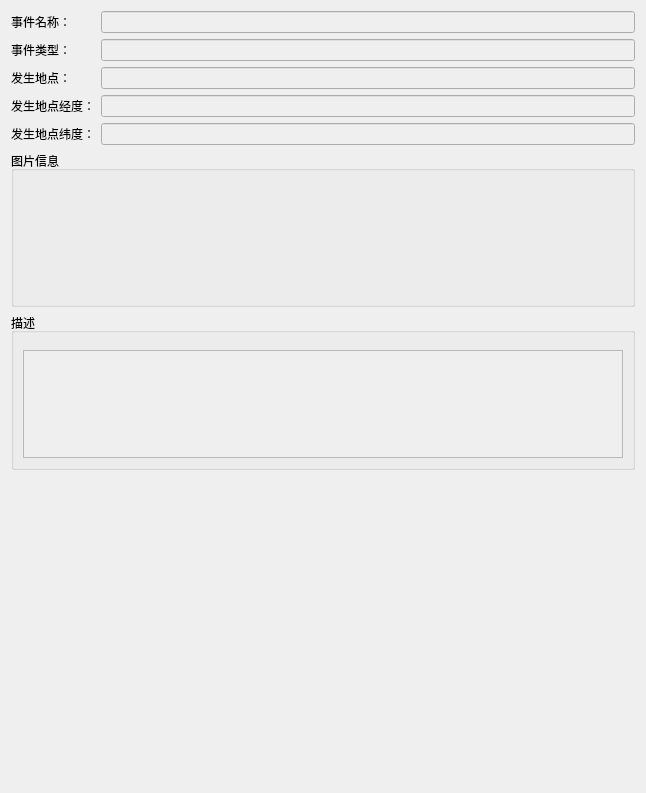
<?xml version="1.0" encoding="UTF-8"?>
<ui version="4.0">
 <class>SaltFieldEventAnalysisDetailWgt</class>
 <widget class="QWidget" name="SaltFieldEventAnalysisDetailWgt">
  <property name="geometry">
   <rect>
    <x>0</x>
    <y>0</y>
    <width>646</width>
    <height>793</height>
   </rect>
  </property>
  <property name="windowTitle">
   <string>Form</string>
  </property>
  <layout class="QVBoxLayout" name="verticalLayout_3" stretch="0,1,1,2">
   <item>
    <layout class="QFormLayout" name="formLayout">
     <item row="0" column="0">
      <widget class="QLabel" name="label">
       <property name="text">
        <string>事件名称：</string>
       </property>
      </widget>
     </item>
     <item row="0" column="1">
      <widget class="QLineEdit" name="let_eventName">
       <property name="enabled">
        <bool>false</bool>
       </property>
      </widget>
     </item>
     <item row="1" column="0">
      <widget class="QLabel" name="label_2">
       <property name="text">
        <string>事件类型：</string>
       </property>
      </widget>
     </item>
     <item row="1" column="1">
      <widget class="QLineEdit" name="let_eventType">
       <property name="enabled">
        <bool>false</bool>
       </property>
      </widget>
     </item>
     <item row="2" column="0">
      <widget class="QLabel" name="label_3">
       <property name="text">
        <string>发生地点：</string>
       </property>
      </widget>
     </item>
     <item row="2" column="1">
      <widget class="QLineEdit" name="let_eventPos">
       <property name="enabled">
        <bool>false</bool>
       </property>
      </widget>
     </item>
     <item row="3" column="0">
      <widget class="QLabel" name="label_4">
       <property name="text">
        <string>发生地点经度：</string>
       </property>
      </widget>
     </item>
     <item row="3" column="1">
      <widget class="QLineEdit" name="let_eventLon">
       <property name="enabled">
        <bool>false</bool>
       </property>
      </widget>
     </item>
     <item row="4" column="0">
      <widget class="QLabel" name="label_5">
       <property name="text">
        <string>发生地点纬度：</string>
       </property>
      </widget>
     </item>
     <item row="4" column="1">
      <widget class="QLineEdit" name="let_eventLat">
       <property name="enabled">
        <bool>false</bool>
       </property>
      </widget>
     </item>
    </layout>
   </item>
   <item>
    <widget class="QGroupBox" name="groupBox">
     <property name="title">
      <string>图片信息</string>
     </property>
     <layout class="QVBoxLayout" name="verticalLayout" stretch="0,1">
      <property name="topMargin">
       <number>9</number>
      </property>
      <item>
       <spacer name="verticalSpacer_2">
        <property name="orientation">
         <enum>Qt::Vertical</enum>
        </property>
        <property name="sizeType">
         <enum>QSizePolicy::Fixed</enum>
        </property>
        <property name="sizeHint" stdset="0">
         <size>
          <width>20</width>
          <height>8</height>
         </size>
        </property>
       </spacer>
      </item>
      <item>
       <widget class="QLabel" name="lbl_picData">
        <property name="sizePolicy">
         <sizepolicy hsizetype="Ignored" vsizetype="Ignored">
          <horstretch>0</horstretch>
          <verstretch>0</verstretch>
         </sizepolicy>
        </property>
        <property name="text">
         <string/>
        </property>
       </widget>
      </item>
     </layout>
    </widget>
   </item>
   <item>
    <widget class="QGroupBox" name="groupBox_2">
     <property name="title">
      <string>描述</string>
     </property>
     <layout class="QVBoxLayout" name="verticalLayout_2">
      <property name="topMargin">
       <number>9</number>
      </property>
      <item>
       <spacer name="verticalSpacer">
        <property name="orientation">
         <enum>Qt::Vertical</enum>
        </property>
        <property name="sizeType">
         <enum>QSizePolicy::Fixed</enum>
        </property>
        <property name="sizeHint" stdset="0">
         <size>
          <width>20</width>
          <height>8</height>
         </size>
        </property>
       </spacer>
      </item>
      <item>
       <widget class="QTextEdit" name="textEdit">
        <property name="enabled">
         <bool>false</bool>
        </property>
       </widget>
      </item>
     </layout>
    </widget>
   </item>
   <item>
    <spacer name="verticalSpacer_3">
     <property name="orientation">
      <enum>Qt::Vertical</enum>
     </property>
     <property name="sizeHint" stdset="0">
      <size>
       <width>20</width>
       <height>40</height>
      </size>
     </property>
    </spacer>
   </item>
  </layout>
 </widget>
 <resources/>
 <connections/>
</ui>
